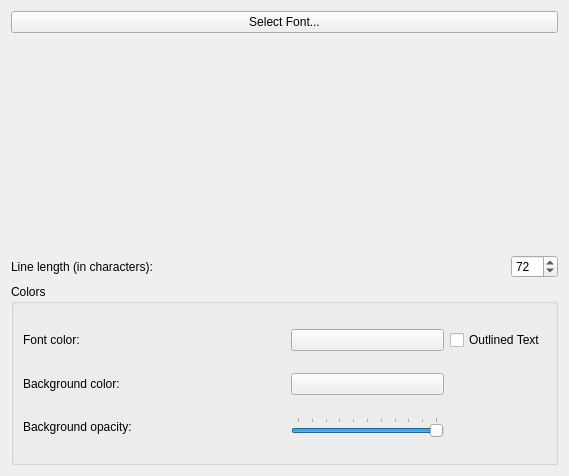
<?xml version="1.0" encoding="UTF-8"?>
<ui version="4.0">
 <class>PresentationCaptionPage</class>
 <widget class="QWidget" name="PresentationCaptionPage">
  <property name="geometry">
   <rect>
    <x>0</x>
    <y>0</y>
    <width>569</width>
    <height>476</height>
   </rect>
  </property>
  <layout class="QVBoxLayout" name="verticalLayout_2">
   <item>
    <widget class="QPushButton" name="m_fontselectBtn">
     <property name="text">
      <string>Select Font...</string>
     </property>
    </widget>
   </item>
   <item>
    <widget class="QLabel" name="m_fontSampleLbl">
     <property name="text">
      <string/>
     </property>
    </widget>
   </item>
   <item>
    <layout class="QVBoxLayout" name="verticalLayout">
     <item>
      <layout class="QHBoxLayout" name="horizontalLayout">
       <item>
        <widget class="QLabel" name="label_3">
         <property name="text">
          <string>Line length (in characters):</string>
         </property>
        </widget>
       </item>
       <item>
        <spacer name="horizontalSpacer_3">
         <property name="orientation">
          <enum>Qt::Horizontal</enum>
         </property>
         <property name="sizeHint" stdset="0">
          <size>
           <width>40</width>
           <height>20</height>
          </size>
         </property>
        </spacer>
       </item>
       <item>
        <widget class="QSpinBox" name="m_commentsLinesLengthSpinBox">
         <property name="buttonSymbols">
          <enum>QAbstractSpinBox::UpDownArrows</enum>
         </property>
         <property name="minimum">
          <number>1</number>
         </property>
         <property name="maximum">
          <number>500</number>
         </property>
         <property name="value">
          <number>72</number>
         </property>
        </widget>
       </item>
      </layout>
     </item>
     <item>
      <widget class="QGroupBox" name="groupBox">
       <property name="title">
        <string>Colors</string>
       </property>
       <layout class="QGridLayout" name="gridLayout">
        <item row="4" column="3">
         <widget class="QSlider" name="m_commentsBgTransparency">
          <property name="maximum">
           <number>10</number>
          </property>
          <property name="pageStep">
           <number>1</number>
          </property>
          <property name="value">
           <number>10</number>
          </property>
          <property name="orientation">
           <enum>Qt::Horizontal</enum>
          </property>
          <property name="invertedAppearance">
           <bool>false</bool>
          </property>
          <property name="invertedControls">
           <bool>true</bool>
          </property>
          <property name="tickPosition">
           <enum>QSlider::TicksAbove</enum>
          </property>
         </widget>
        </item>
        <item row="4" column="2">
         <spacer name="horizontalSpacer_4">
          <property name="orientation">
           <enum>Qt::Horizontal</enum>
          </property>
          <property name="sizeHint" stdset="0">
           <size>
            <width>40</width>
            <height>20</height>
           </size>
          </property>
         </spacer>
        </item>
        <item row="1" column="3">
         <widget class="Digikam::DColorSelector" name="m_commentsFontColor"/>
        </item>
        <item row="1" column="4">
         <widget class="QCheckBox" name="m_commentsDrawOutlineCheckBox">
          <property name="text">
           <string>Outlined Text</string>
          </property>
         </widget>
        </item>
        <item row="1" column="2">
         <spacer name="horizontalSpacer">
          <property name="orientation">
           <enum>Qt::Horizontal</enum>
          </property>
          <property name="sizeHint" stdset="0">
           <size>
            <width>55</width>
            <height>20</height>
           </size>
          </property>
         </spacer>
        </item>
        <item row="4" column="0">
         <widget class="QLabel" name="label_4">
          <property name="text">
           <string>Background opacity:</string>
          </property>
         </widget>
        </item>
        <item row="1" column="0">
         <widget class="QLabel" name="label">
          <property name="text">
           <string>Font color:</string>
          </property>
         </widget>
        </item>
        <item row="2" column="0">
         <widget class="QLabel" name="label_2">
          <property name="text">
           <string>Background color:</string>
          </property>
         </widget>
        </item>
        <item row="2" column="3">
         <widget class="Digikam::DColorSelector" name="m_commentsBgColor"/>
        </item>
        <item row="2" column="2">
         <spacer name="horizontalSpacer_2">
          <property name="orientation">
           <enum>Qt::Horizontal</enum>
          </property>
          <property name="sizeHint" stdset="0">
           <size>
            <width>55</width>
            <height>20</height>
           </size>
          </property>
         </spacer>
        </item>
       </layout>
      </widget>
     </item>
    </layout>
   </item>
  </layout>
 </widget>
 <customwidgets>
  <customwidget>
   <class>Digikam::DColorSelector</class>
   <extends>QPushButton</extends>
   <header>dcolorselector.h</header>
  </customwidget>
 </customwidgets>
 <resources/>
 <connections/>
</ui>
